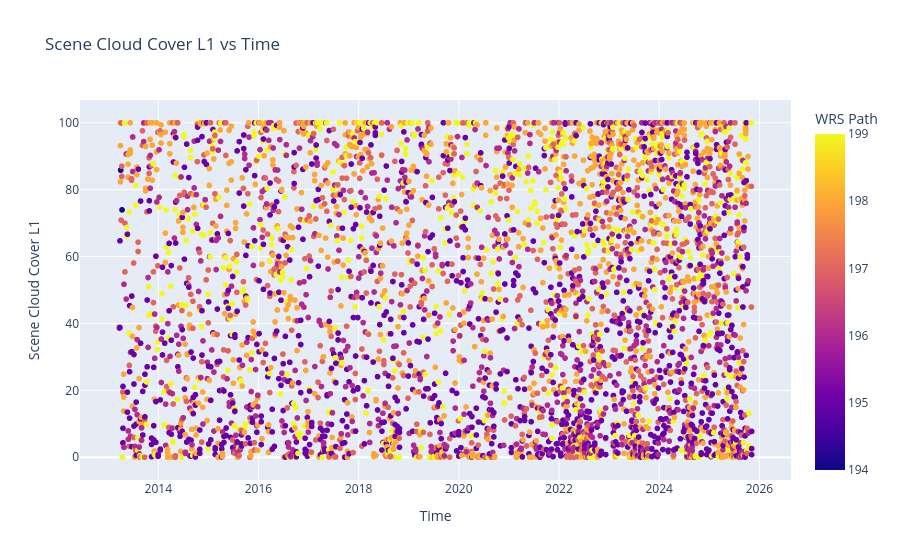

Notebook cell for this chart:
### Code cell
fig = px.scatter(
    data_sat,
    x='Time',
    y='Scene Cloud Cover L1',
    color='WRS Path',  # ça fonctionne ici
    title="Scene Cloud Cover L1 vs Time"
)


fig.show()

### Figure 1 — Plotly figure (JSON) as saved in the notebook; plotly's stock layout.template omitted (floating-point values rounded to 4 significant figures; data arrays with more than 128 entries replaced by an {"elided": "..."} marker saying what was removed)
{"data": [{"hovertemplate": "Time=%{x}<br>Scene Cloud Cover L1=%{y}<br>WRS Path=%{marker.color}<extra></extra>", "legendgroup": "", "marker": {"color": {"elided": "4425 int values"}, "coloraxis": "coloraxis", "symbol": "circle"}, "mode": "markers", "name": "", "showlegend": false, "type": "scattergl", "x": {"elided": "4425 str values"}, "xaxis": "x", "y": {"elided": "4425 float values"}, "yaxis": "y"}], "layout": {"coloraxis": {"colorbar": {"title": {"text": "WRS Path"}}, "colorscale": [[0, "#0d0887"], [0.1111, "#46039f"], [0.2222, "#7201a8"], [0.3333, "#9c179e"], [0.4444, "#bd3786"], [0.5556, "#d8576b"], [0.6667, "#ed7953"], [0.7778, "#fb9f3a"], [0.8889, "#fdca26"], [1, "#f0f921"]]}, "legend": {"tracegroupgap": 0}, "title": {"text": "Scene Cloud Cover L1 vs Time"}, "xaxis": {"anchor": "y", "domain": [0, 1], "title": {"text": "Time"}}, "yaxis": {"anchor": "x", "domain": [0, 1], "title": {"text": "Scene Cloud Cover L1"}}}}
